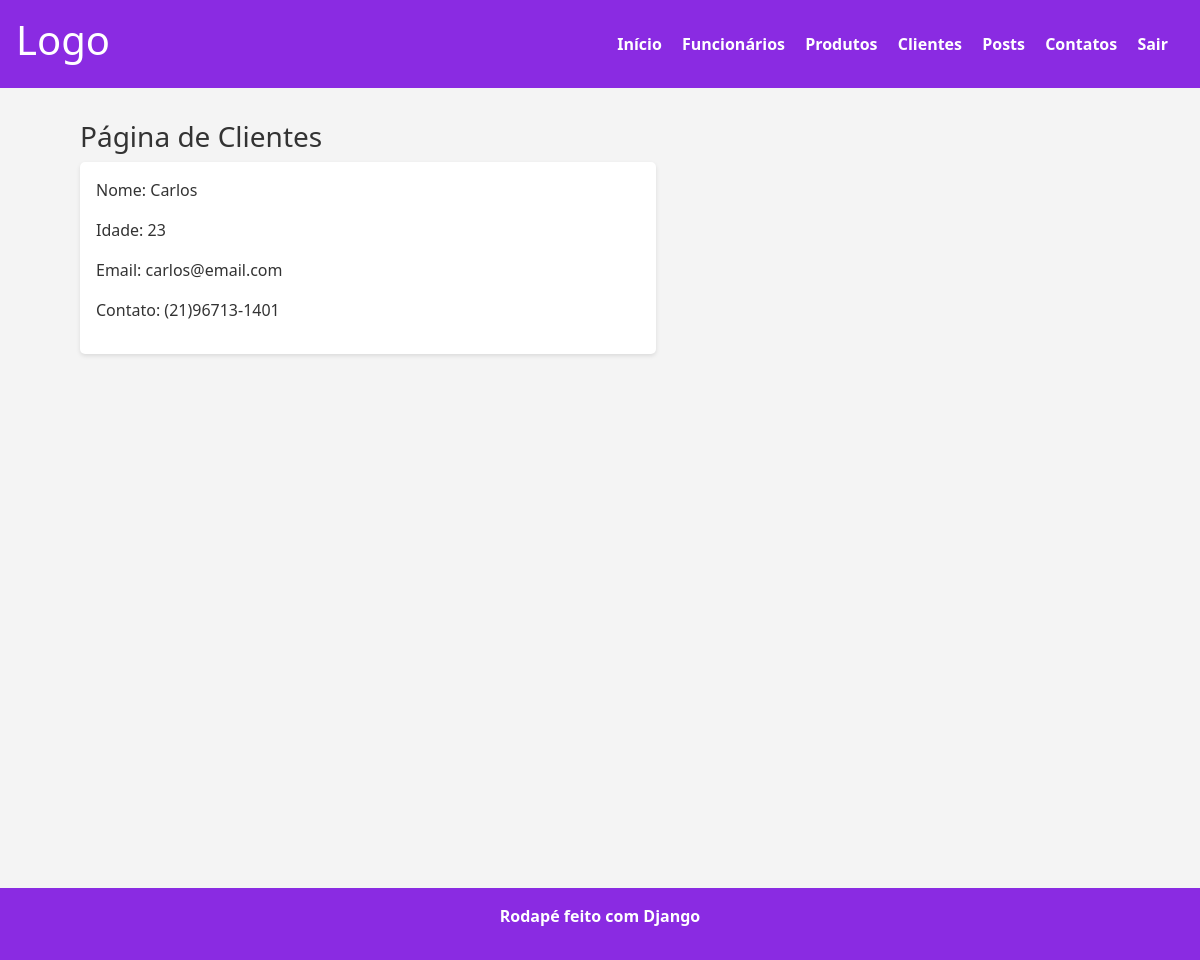
The app's page /clientes/ (signed in) with its own data.
### rh/models.py (models this page shows)
class Cliente(models.Model):
    nome= models.CharField(max_length=100)
    idade = models.CharField(max_length=100)
    email= models.EmailField(max_length=100)
    telefone = models.CharField(max_length=100)

### rh/views.py (the view)
# urls.py: path('clientes/',views.clientes, name='clientes'),
@login_required
def clientes(request):
    clientes   = Cliente.objects.all()
    context = {'clientes': clientes}
    return render(request,'clientes.html',context)

### rh/templates/clientes.html (shortened to what this page needs)
{% extends "base.html" %}
{% block content %}
    <h3>Página de Clientes</h3>
    {% for cliente in clientes %}
    <section class="card-cliente">
        <div class="info-cliente">
            <p>Nome: {{cliente.nome}} </p>
            <p>Idade: {{cliente.idade}} </p>
            <p>Email: {{cliente.email}}</p>
            <p>Contato: {{cliente.telefone}}</p>
        </div>
    </section>
    {%endfor%}
{% endblock %}

### static/css/style.css (style rules this page uses)
* { margin:0; padding: 0; box-sizing: border-box; }
body { background-color: #f4f4f4; color: #333; display: flex; flex-direction: column; font-size: 16px; }
.card-funcionario, .card-produtos, .card-cliente { display:flex; width: 36rem; background-color: #fff; padding: 1rem; margin-bottom: 1rem; border-radius: 5px; box-shadow: 0 2px 4px rgba(0,0,0,0.1); }

### records on screen
Cliente: nome "Carlos", idade "23", email "carlos@email.com", telefone "(21)96713-1401"
